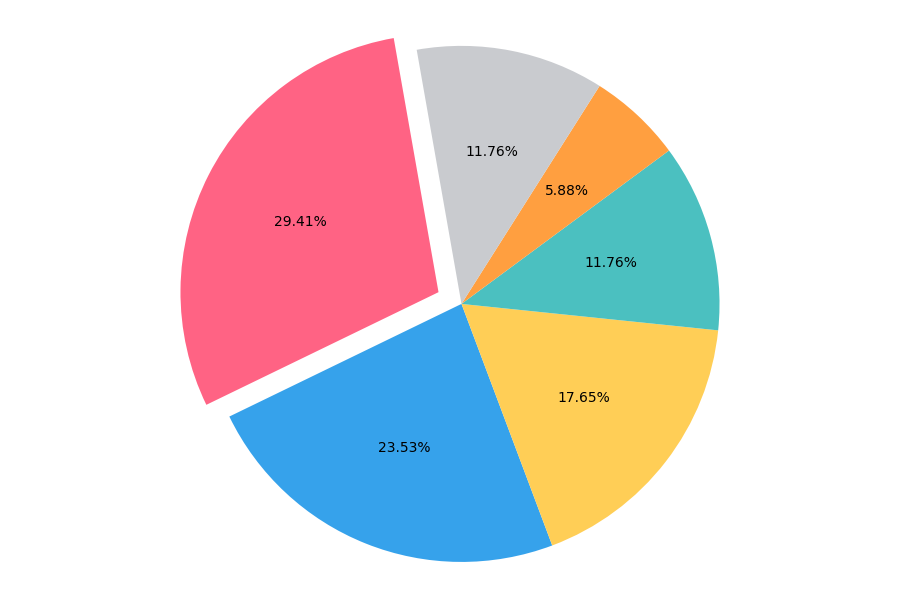

Recreate this plot in Python.
import matplotlib.pyplot as plt

# Updated market shares with one data group removed
market_shares = [25, 20, 15, 10, 5, 10]
# Updated colors to match the new market shares
new_colors = ['#FF6384', '#36A2EB', '#FFCE56', '#4BC0C0', '#FF9F40', '#C9CBCF']
# Updated explode to match the new market shares
explode = (0.1, 0, 0, 0, 0, 0)

plt.figure(figsize=(9, 6))
plt.pie(market_shares, autopct='%1.2f%%', startangle=100, 
        colors=new_colors, explode=explode, shadow=False)

plt.axis('equal')
plt.grid(True)
plt.tight_layout()
plt.show()
